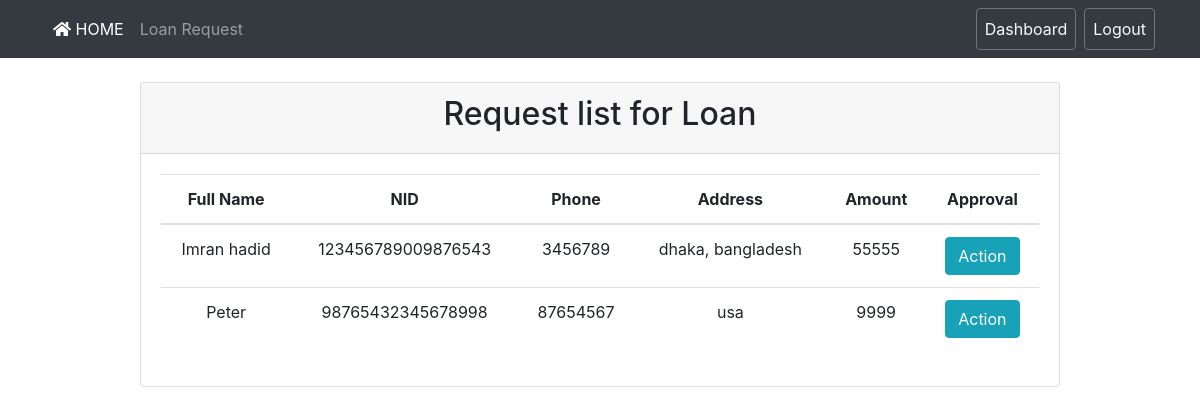
Before: /admin_loan.php (signed in) with the older database file.
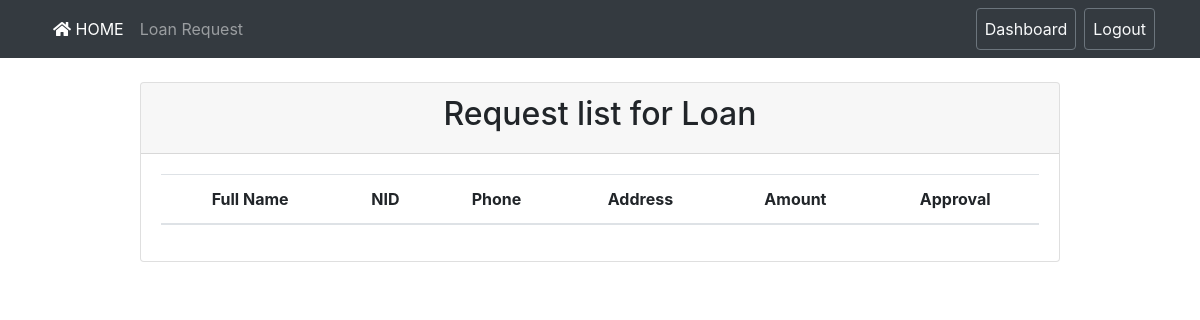
After: the same page with the newer database file.
### tables this page shows
CREATE TABLE `loan_apply` (
  `id` int(11) NOT NULL,
  `username` varchar(50) NOT NULL,
  `name` varchar(50) NOT NULL,
  `nid` varchar(100) NOT NULL,
  `phone` varchar(20) NOT NULL,
  `address` varchar(30) NOT NULL,
  `amount` int(10) NOT NULL,
  `loanGiven` int(11) NOT NULL
);

### admin_loan.php (the view, shortened to what this page needs)
<?php
require 'config.php';
?>
<!DOCTYPE html>
<html>
<head>
	<link rel="stylesheet" href="asset/css/bootstrap.min.css">
	<link rel="stylesheet" href="asset/css/style.css">
	<link rel="stylesheet" href="https://use.fontawesome.com/releases/v5.0.8/css/solid.css">
	<link rel="stylesheet" href="https://use.fontawesome.com/releases/v5.0.8/css/fontawesome.css">
</head>
<body class="text-center">
	<nav class="navbar navbar-expand-lg navbar-dark bg-dark">
		<div class="container">
			<div class="collapse navbar-collapse" id="AMSNavbar">
				<ul class="navbar-nav mr-auto">
					<li class="nav-item active">
						<a class="nav-link" href="index.php">
							<i class="fas fa-home"></i>
							HOME
						</a>
					</li>
					<li class="nav-item">
						<a class="nav-link" href="admin_loan.php">
							Loan Request
						</a>
					</li>
				</ul>
				<ul class="navbar-nav my-2 my-md-0">
					<li class="nav-item">
						<a class="nav-link btn btn-outline-secondary text-light" href="admin_dashboard.php">Dashboard</a>
					</li>
					<li class="ml-2 nav-item">
						<a class="nav-link btn btn-outline-secondary text-light" href="logout.php">Logout</a>
					</li>
				</ul>
			</div>
		</div>
	</nav>
	<?php
		$amsDataLA = array();
		$amsSqlQueryLA = "SELECT `id`, `username`, `name`, `nid`, `phone`, `address`, `amount` FROM `loan_apply`";
		if ($amsResultLA = $conn->query($amsSqlQueryLA)) {
			while ($rowsLA = $amsResultLA->fetch_array(MYSQLI_ASSOC)) {
				$amsDataLA[] = $rowsLA;
			}
		}
	?>
	<main role="main" class="container">
		<div class="row justify-content-md-center">
			<div class="col-sm-10 mt-4">
				<div class="card">
					<div class="card-header">
						<h2>Request list for Loan</h2>
					</div>
					<div class="card-body">
						<table class="table table-hover">
							<thead>
								<tr>
									<th>Full Name</th>
									<th>NID</th>
									<th>Phone</th>
									<th>Address</th>
									<th>Amount</th>
									<th>Approval</th>
								</tr>
							</thead>
							<tbody>
								<?php
									foreach ($amsDataLA as $rowLA) {
										echo "<tr>";
										echo "<td>" . ucfirst($rowLA['name']) . "</td>";
										echo "<td>" . $rowLA['nid'] . "</td>";
										echo "<td>" . $rowLA['phone'] . "</td>";
										echo "<td>" . $rowLA['address'] . "</td>";
										echo "<td>" . $rowLA['amount'] . "</td>";
										echo '<td><button type="button" class="btn btn-info" onclick="loanAmountId(\''.$rowLA['username'].'\', '.$rowLA['id'].')" data-toggle="modal" data-target="#AMSWithdrawRequest">Action</button></td>';
										echo "</tr>";
									}
								?>
							</tbody>
						</table>
					</div>
				</div>
			</div>
		</div>
	</main>
</body>
</html>

Changed rows visible on the page:
removed loan_apply: name "Imran hadid", nid "123456789009876543", phone "3456789", address "dhaka, bangladesh", amount "55555"
removed loan_apply: name "Peter", nid "98765432345678998", phone "87654567", address "usa", amount "9999"
